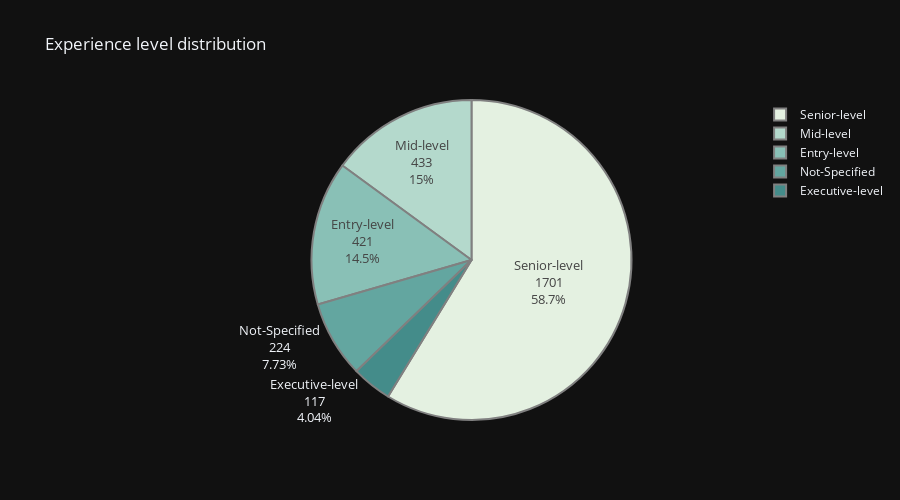

The code cell stored with this chart in its notebook:
### Code cell
level_counts=df['Experience level'].value_counts()
fig=px.pie(values=level_counts.values,
          names=level_counts.index,
          height=500,
          color_discrete_sequence=px.colors.sequential.Mint,
          title= 'Experience level distribution',template='plotly_dark'
          )
fig.update_traces(textinfo='label+percent+value', textfont_size=13,
                  marker=dict(line=dict(color='#100000', width=0.2)))

fig.data[0].marker.line.width = 2
fig.data[0].marker.line.color='gray'
fig.show()

### Figure 1 — Plotly figure (JSON) as saved in the notebook; plotly's stock layout.template omitted (floating-point values rounded to 4 significant figures)
{"data": [{"domain": {"x": [0, 1], "y": [0, 1]}, "hovertemplate": "label=%{label}<br>value=%{value}<extra></extra>", "labels": ["Senior-level", "Mid-level", "Entry-level", "Not-Specified", "Executive-level"], "legendgroup": "", "marker": {"line": {"color": "gray", "width": 2}}, "name": "", "showlegend": true, "textfont": {"size": 13}, "textinfo": "label+percent+value", "type": "pie", "values": [1701, 433, 421, 224, 117]}], "layout": {"height": 500, "legend": {"tracegroupgap": 0}, "piecolorway": ["rgb(228, 241, 225)", "rgb(180, 217, 204)", "rgb(137, 192, 182)", "rgb(99, 166, 160)", "rgb(68, 140, 138)", "rgb(40, 114, 116)", "rgb(13, 88, 95)"], "title": {"text": "Experience level distribution"}}}
